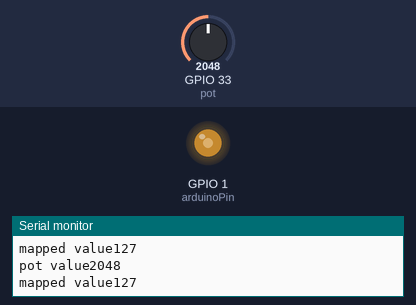
The sketch below on a simulated ESP32. On the bench: output pins drawn as LEDs (lit = HIGH), the last lines printed to the serial monitor. Inputs (shaded band) come from the test bench; at power-on: GPIO 33 (pot) = 2048.

Above: at 1.2 s.
1.3 s: GPIO 33 (pot) set to 2866
At 2.3 s:
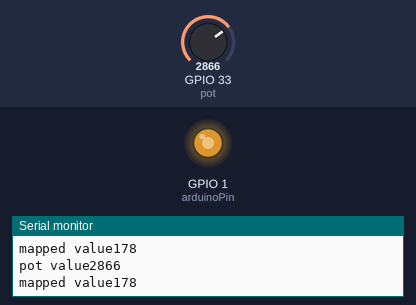
2.8 s: GPIO 33 (pot) set to 3603
At 3.4 s:
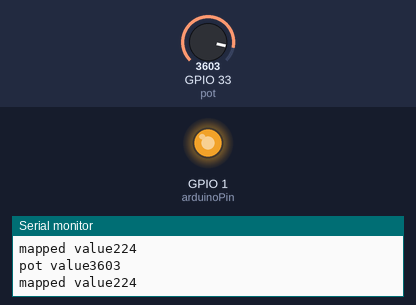
4.3 s: GPIO 33 (pot) set to 491
At 5.5 s:
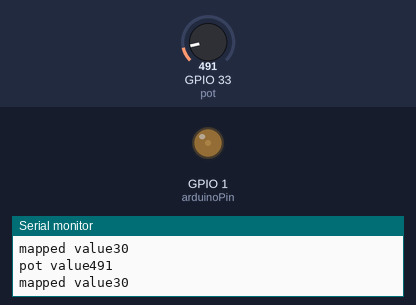
5.8 s: GPIO 33 (pot) set to 0
At 6.7 s:
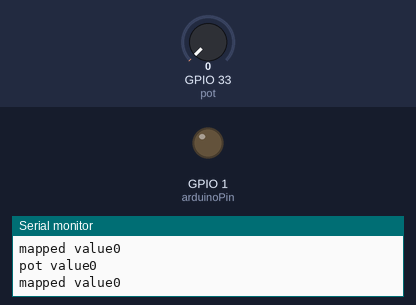
7.3 s: GPIO 33 (pot) set to 2047
At 8.5 s:
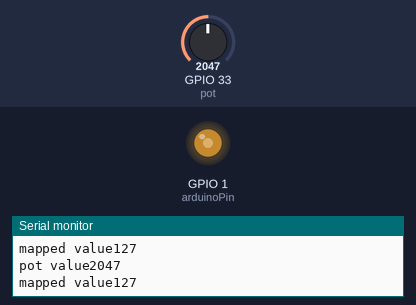
Timing chart, 0 to 9.8 s (numbered marks = the images above; inputs shaded):
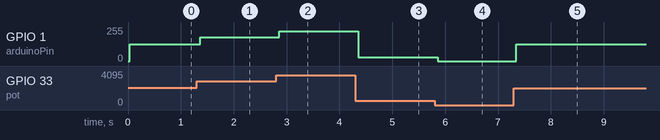

Measured:
- after the input at 1.3 s, GPIO 1 (arduinoPin): 127/255 → 178/255 after 0.06 s
- after the input at 2.8 s, GPIO 1 (arduinoPin): 178/255 → 224/255 after 0.06 s
- after the input at 4.3 s, GPIO 1 (arduinoPin): 224/255 → 30/255 after 0.06 s
- after the input at 5.8 s, GPIO 1 (arduinoPin): 30/255 → 0/255 after 0.06 s
- after the input at 7.3 s, GPIO 1 (arduinoPin): 0/255 → 127/255 at once

The sketch:

working_particle_side.ino
```cpp
int arduinoPin = D0;    // LED connected to digital pin 9
int pot = A5;
int potval = 0;
int anaval= 0;

void setup() {
    Serial.begin(9600);
    pinMode(pot, INPUT);
    pinMode(arduinoPin, OUTPUT);
}

void loop() {
  // fade in from min to max in increments of 5 points:
  // for (int fadeValue = 0 ; fadeValue <= 255; fadeValue += 5) {
  //   // sets the value (range from 0 to 255):
  //
  //   // wait for 30 milliseconds to see the dimming effect
  //   //delay(30);
  // }
  //
  // // fade out from max to min in increments of 5 points:
  // for (int fadeValue = 255 ; fadeValue >= 0; fadeValue -= 5) {
    // sets the value (range from 0 to 255):
    //analogWrite(ledPin, anaval);
    analogWrite(arduinoPin, anaval);
    potval = analogRead(pot);
    anaval = map(potval, 1, 4100, 0, 255);
    // wait for 30 milliseconds to see the dimming effect
    delay(30);


    Serial.print("pot value");
    Serial.println(potval);
    Serial.print("mapped value");
    Serial.println(anaval);
  }
//}
```
